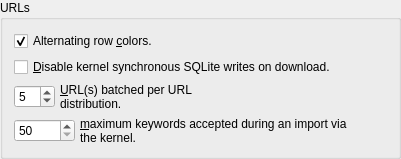
             <widget class="QGroupBox" name="groupBox_17">
              <property name="title">
               <string>URLs</string>
              </property>
              <layout class="QVBoxLayout" name="verticalLayout_22">
               <item>
                <widget class="QCheckBox" name="urlsAlternatingRowColors">
                 <property name="text">
                  <string>Alternating row &amp;colors.</string>
                 </property>
                 <property name="checked">
                  <bool>true</bool>
                 </property>
                </widget>
               </item>
               <item>
                <widget class="QCheckBox" name="disable_kernel_synchronous_download">
                 <property name="toolTip">
                  <string>&lt;html&gt;&lt;head/&gt;&lt;body&gt;&lt;p&gt;Enabling this feature may cause catastrophic database corruption if the kernel aborts during a download.&lt;/p&gt;&lt;/body&gt;&lt;/html&gt;</string>
                 </property>
                 <property name="text">
                  <string>&amp;Disable kernel synchronous SQLite writes on download.</string>
                 </property>
                </widget>
               </item>
               <item>
                <layout class="QHBoxLayout" name="horizontalLayout_69">
                 <property name="spacing">
                  <number>5</number>
                 </property>
                 <item>
                  <widget class="QSpinBox" name="kernel_url_batch_size">
                   <property name="minimum">
                    <number>1</number>
                   </property>
                   <property name="maximum">
                    <number>16</number>
                   </property>
                   <property name="value">
                    <number>5</number>
                   </property>
                  </widget>
                 </item>
                 <item>
                  <widget class="QLabel" name="label_17">
                   <property name="text">
                    <string>&amp;URL(s) batched per URL distribution.</string>
                   </property>
                   <property name="wordWrap">
                    <bool>true</bool>
                   </property>
                   <property name="buddy">
                    <cstring>kernel_url_batch_size</cstring>
                   </property>
                  </widget>
                 </item>
                 <item>
                  <spacer name="horizontalSpacer_51">
                   <property name="orientation">
                    <enum>Qt::Horizontal</enum>
                   </property>
                   <property name="sizeHint" stdset="0">
                    <size>
                     <width>40</width>
                     <height>20</height>
                    </size>
                   </property>
                  </spacer>
                 </item>
                </layout>
               </item>
               <item>
                <layout class="QHBoxLayout" name="horizontalLayout_68">
                 <property name="spacing">
                  <number>5</number>
                 </property>
                 <item>
                  <widget class="QSpinBox" name="maximum_url_keywords_kernel">
                   <property name="minimum">
                    <number>50</number>
                   </property>
                   <property name="maximum">
                    <number>65535</number>
                   </property>
                  </widget>
                 </item>
                 <item>
                  <widget class="QLabel" name="label_16">
                   <property name="text">
                    <string>&amp;maximum keywords accepted during an import via the kernel.</string>
                   </property>
                   <property name="wordWrap">
                    <bool>true</bool>
                   </property>
                   <property name="buddy">
                    <cstring>maximum_url_keywords_kernel</cstring>
                   </property>
                  </widget>
                 </item>
                 <item>
                  <spacer name="horizontalSpacer_50">
                   <property name="orientation">
                    <enum>Qt::Horizontal</enum>
                   </property>
                   <property name="sizeHint" stdset="0">
                    <size>
                     <width>40</width>
                     <height>20</height>
                    </size>
                   </property>
                  </spacer>
                 </item>
                </layout>
               </item>
              </layout>
             </widget>
